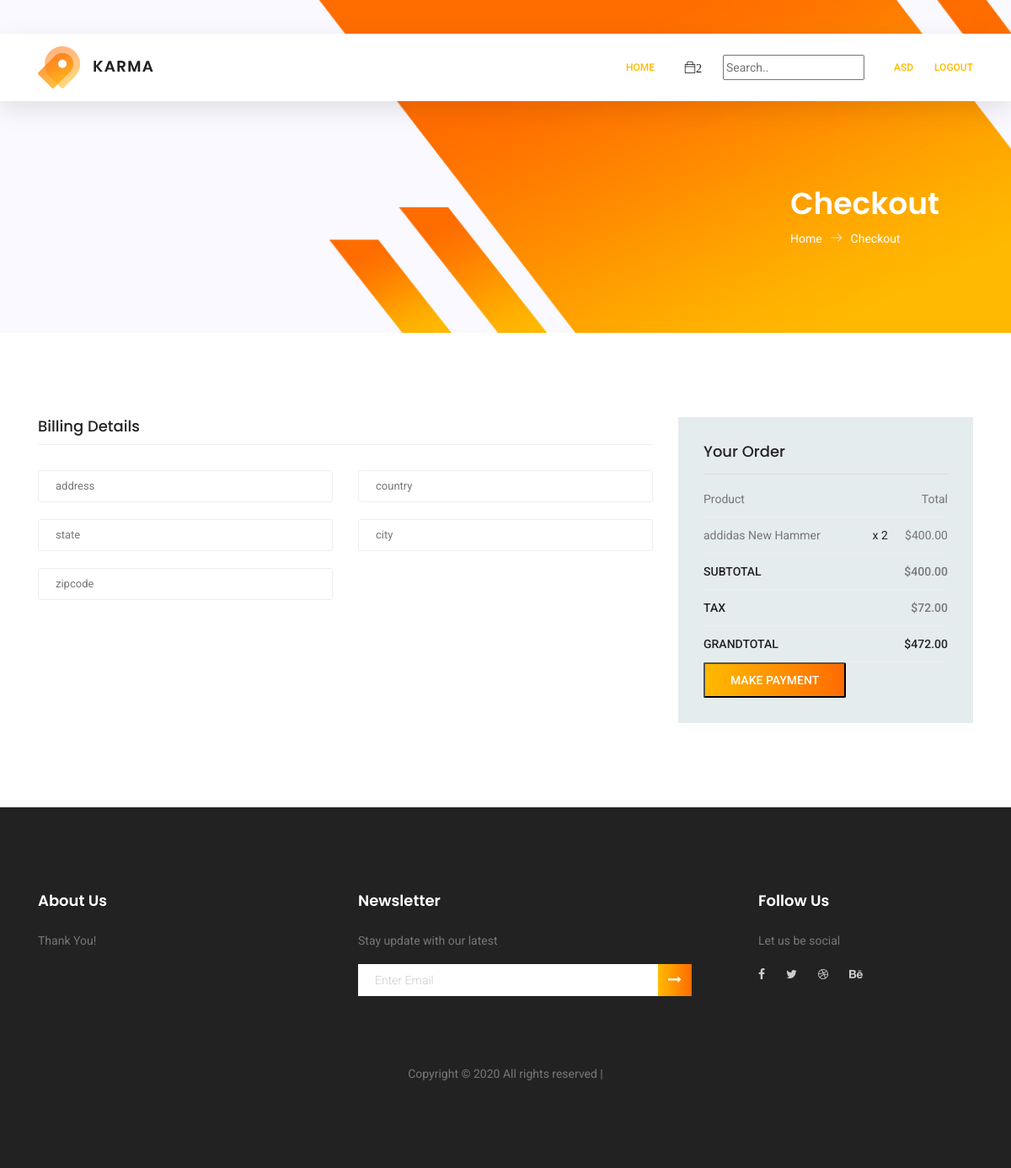
The app's page /checkout/ (signed in) with its own data.
### store/models.py (models this page shows, shortened)
class OrderItem(models.Model):
    product = models.ForeignKey(Product, on_delete=models.SET_NULL, null=True)
    order = models.ForeignKey(Order, null=True, on_delete=models.SET_NULL)
    quantity = models.IntegerField(default=0, null=True, blank=True)
    date_added = models.DateTimeField(auto_now_add=True)
    @property
    def get_total(self):
        total = self.product.price * self.quantity
        return total

class Product(models.Model):
    name = models.CharField(max_length=50)
    price = models.DecimalField(max_digits=7, decimal_places=2)
    image = models.ImageField(null=True, blank=True)
    quantity = models.IntegerField(null=True, blank=True)

class Order(models.Model):
    customer = models.ForeignKey(Customer, null=True, blank=True, on_delete=models.SET_NULL)
    date_ordered = models.DateTimeField(auto_now_add=True)
    complete = models.BooleanField(default=False, null=True, blank=False)
    transaction_id = models.CharField(max_length=80,null=True)
    @property
    def shipping(self):
        shipping = True
        return shipping
    @property
    def get_cart_total(self):
        orderitems = self.orderitem_set.all()
        total = sum([item.get_total for item in orderitems])
        return total
    @property
    def get_cart_items(self):
        orderitems = self.orderitem_set.all()
        total = sum([item.quantity for item in orderitems])
        return total

### store/views.py (the view)
# urls.py: path('checkout/', views.checkout,name="Checkout"),
@login_required
def checkout(request):
    if request.user.is_authenticated:
        customer = request.user.customer
        order,created = Order.objects.get_or_create(customer=customer,complete=False)
        items = order.orderitem_set.all()
        total = order.get_cart_total
        tax = 18
        tax_total = (total * tax) / 100
        grand_total = tax_total + total
        cartItems = order.get_cart_items
    else:
        return redirect('Home')
    context ={'items':items,'order':order,'tax':tax_total,'grand_total':grand_total,'cartItems':cartItems}
    return render(request,'store/checkout.html',context)

### store/templates/store/checkout.html (shortened to what this page needs)
{% extends 'store/main.html' %} {%load static %} {% block content %}
<section class="banner-area organic-breadcrumb">
    <div class="container">
        <div class="breadcrumb-banner d-flex flex-wrap align-items-center justify-content-end">
            <div class="col-first">
                <h1>Checkout</h1>
                <nav class="d-flex align-items-center">
                    <a href="index.html">Home<span class="lnr lnr-arrow-right"></span></a>
                    <a href="single-product.html">Checkout</a>
                </nav>
            </div>
        </div>
    </div>
</section>
{% if user.is_authenticated %}
<section class="checkout_area section_gap">
    <div class="container">
        <div class="billing_details">
            <div class="row">
                <div class="col-lg-8">
                    <h3>Billing Details</h3>
                    <form class="row contact_form" id="form" method="post" novalidate="novalidate">
                        <div class="col-md-6 form-group p_star">
                            <input type="text" class="form-control" id="add1" name="address" placeholder="address" required>
                        </div>
                        <div class="col-md-6 form-group p_star">
                            <input type="text" class="form-control" id="country" name="country" placeholder="country" required>
                        </div>
                        <div class="col-md-6 form-group p_star">
                            <input type="text" class="form-control" id="state" name="state" placeholder="state" required>
                        </div>
                        <div class="col-md-6 form-group p_star">
                            <input type="text" class="form-control" id="city" name="city" placeholder="city" required>
                        </div>
                        <div class="col-md-6 form-group p_star">
                            <input type="text" class="form-control" id="zip" name="zipcode" placeholder="zipcode" required>
                        </div>
                    </form>
                </div>
                <div class="col-lg-4">
                    <div class="order_box">
                        <h2>Your Order</h2>
                        <ul class="list">
                            <li><a>Product <span>Total</span></a></li>
                            {% for item in items%}
                            <li><a>{{item.product.name}}<span class="middle"> x {{item.quantity}}</span> <span class="last">${{item.get_total|floatformat:2}}</span></a></li>
                            {% endfor %}
                        </ul>
                        <ul class="list list_2">
                            <li><a>Subtotal <span>${{order.get_cart_total|floatformat:2}}</span></a></li>
                            <li><a>Tax <span>${{tax|floatformat:2}}</span></a></li>
                            <li><a>GrandTotal <span>${{grand_total|floatformat:2}}</span></a></li>
                        </ul>
                        <div class="box-element hidden" id="payment-info">
                            <button class="primary-btn" id="make-payment">Make Payment</button>
                        </div>
                    </div>
                </div>
            </div>
        </div>
    </div>
</section>
{% endif %}
{% endblock content %}

### store/templates/store/main.html (shortened to what this page needs)
{% load static %}
<!DOCTYPE html>
<html lang="zxx" class="no-js">
<head>
    <link rel="stylesheet" href="{% static 'css/linearicons.css'%}" />
    <link rel="stylesheet" href="{% static 'css/font-awesome.min.css'%}" />
    <link rel="stylesheet" href="{% static 'css/themify-icons.css'%}" />
    <link rel="stylesheet" href="{% static 'css/bootstrap.css'%}" />
    <link rel="stylesheet" href="{% static 'css/owl.carousel.css'%}" />
    <link rel="stylesheet" href="{% static 'css/nice-select.css'%}" />
    <link rel="stylesheet" href="{% static 'css/nouislider.min.css'%}" />
    <link rel="stylesheet" href="{% static 'css/ion.rangeSlider.css'%}" />
    <link rel="stylesheet" href="{% static 'css/ion.rangeSlider.skinFlat.css'%}" />
    <link rel="stylesheet" href="{% static 'css/magnific-popup.css'%}" />
    <link rel="stylesheet" href="{% static 'css/main.css'%}" />
    <link rel="stylesheet" href="{% static 'css/cart.css'%}" />
</head>
<body>
    <header class="header_area sticky-header">
        <div class="main_menu">
            <nav class="navbar navbar-expand-lg navbar-light main_box">
                <div class="container">
                    <a class="navbar-brand logo_h" href="{% url 'Home' %}"><img src="{%static 'img/logo.png'%}" alt=""></a>
                    <div class="collapse navbar-collapse offset" id="navbarSupportedContent">
                        <ul class="nav navbar-nav menu_nav ml-auto">
                            <li class="nav-item active"><a class="nav-link" href="{% url 'Home' %}">Home</a></li>
                        </ul>
                        <ul class="nav navbar-nav navbar-right">
                            <li class="nav-item"><a href="{% url 'Cart' %}" class="cart"><span class="ti-bag ">{{cartItems}}</span></a>
                            </li>
                            <link rel="stylesheet" href="https://cdnjs.cloudflare.com/ajax/libs/font-awesome/4.7.0/css/font-awesome.min.css">
                            <li class="nav-item">
                                <div class="topnav">
                                    <div class="search-container">
                                        <form method="get" action="/search">
                                            <input type="text" placeholder="Search.." name="query" id="query" style="margin-top : 25px;">
                                        </form>
                                    </div>
                                </div>
                            </li>
                        </ul>
                        <ul class="nav navbar-nav navbar-right">
                            {% if user.is_authenticated %}
                            <li class="nav-item active"><a class="nav-link">{{user.username}}</a></li>
                            <li class="nav-item active"><a class="nav-link" href="{% url 'Logout' %}">Logout</a></li>
                            {% else %}
                            <li class="nav-item active"><a class="nav-link" href="{% url 'Login' %}">Login</a></li>
                            {% endif %}
                        </ul>
                    </div>
                </div>
            </nav>
        </div>
    </header>
    {% block content %} {% endblock content %}
    <footer class="footer-area section_gap">
        <div class="container">
            <div class="row">
                <div class="col-lg-4  col-md-6 col-sm-6">
                    <div class="single-footer-widget">
                        <h6>About Us</h6>
                        <p>
                            Thank You!
                        </p>
                    </div>
                </div>
                <div class="col-lg-5  col-md-6 col-sm-6">
                    <div class="single-footer-widget">
                        <h6>Newsletter</h6>
                        <p>Stay update with our latest</p>
                        <div class="" id="mc_embed_signup">
                            <form target="_blank" novalidate="true" action="https://spondonit.us12.list-manage.com/subscribe/post?u=1462626880ade1ac87bd9c93a&amp;id=92a4423d01" method="get" class="form-inline">
                                <div class="d-flex flex-row">
                                    <input class="form-control" name="EMAIL" placeholder="Enter Email" onfocus="this.placeholder = ''" onblur="this.placeholder = 'Enter Email '" required="" type="email">
                                    <button class="click-btn btn btn-default"><i class="fa fa-long-arrow-right" aria-hidden="true"></i></button>
                                </div>
                            </form>
                        </div>
                    </div>
                </div>
                <div class="col-lg-3 col-md-6 col-sm-6">
                    <div class="single-footer-widget">
                        <h6>Follow Us</h6>
                        <p>Let us be social</p>
                        <div class="footer-social d-flex align-items-center">
                            <a href="#"><i class="fa fa-facebook"></i></a>
                            <a href="#"><i class="fa fa-twitter"></i></a>
                            <a href="#"><i class="fa fa-dribbble"></i></a>
                            <a href="#"><i class="fa fa-behance"></i></a>
                        </div>
                    </div>
                </div>
            </div>
            <div class="footer-bottom d-flex justify-content-center align-items-center flex-wrap">
                <p class="footer-text m-0">
                    Copyright &copy;
                     All rights reserved |
                </p>
            </div>
        </div>
    </footer>
</body>
</html>

### records on screen
OrderItem: product.name "addidas New Hammer", quantity "2", get_total "400.00"
Order: get_cart_total "400.00"

### other values on screen
{{ cartItems }} "2"
{{ user.username }} "ASD"
{{ tax|floatformat:2 }} "72.00"
{{ grand_total|floatformat:2 }} "472.00"
